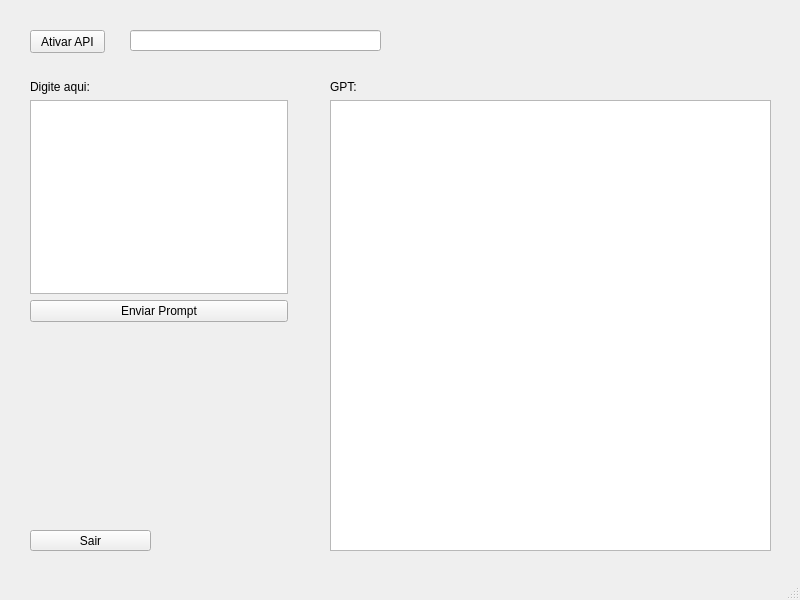
<?xml version="1.0" encoding="UTF-8"?>
<ui version="4.0">
 <class>MainWindow</class>
 <widget class="QMainWindow" name="MainWindow">
  <property name="geometry">
   <rect>
    <x>0</x>
    <y>0</y>
    <width>800</width>
    <height>600</height>
   </rect>
  </property>
  <property name="windowTitle">
   <string>MainWindow</string>
  </property>
  <widget class="QWidget" name="centralwidget">
   <widget class="QPushButton" name="btn_api_gpt">
    <property name="geometry">
     <rect>
      <x>30</x>
      <y>30</y>
      <width>75</width>
      <height>23</height>
     </rect>
    </property>
    <property name="text">
     <string>Ativar API</string>
    </property>
   </widget>
   <widget class="QLineEdit" name="api_gpt">
    <property name="geometry">
     <rect>
      <x>130</x>
      <y>30</y>
      <width>251</width>
      <height>21</height>
     </rect>
    </property>
   </widget>
   <widget class="QPushButton" name="btn_sair">
    <property name="geometry">
     <rect>
      <x>30</x>
      <y>530</y>
      <width>121</width>
      <height>21</height>
     </rect>
    </property>
    <property name="text">
     <string>Sair</string>
    </property>
   </widget>
   <widget class="QWidget" name="">
    <property name="geometry">
     <rect>
      <x>30</x>
      <y>80</y>
      <width>258</width>
      <height>242</height>
     </rect>
    </property>
    <layout class="QVBoxLayout" name="verticalLayout">
     <item>
      <widget class="QLabel" name="label">
       <property name="text">
        <string>Digite aqui: </string>
       </property>
      </widget>
     </item>
     <item>
      <widget class="QTextEdit" name="texto_prompt"/>
     </item>
     <item>
      <widget class="QPushButton" name="btn_enviar_prompt">
       <property name="text">
        <string>Enviar Prompt</string>
       </property>
      </widget>
     </item>
    </layout>
   </widget>
   <widget class="QWidget" name="">
    <property name="geometry">
     <rect>
      <x>330</x>
      <y>80</y>
      <width>441</width>
      <height>471</height>
     </rect>
    </property>
    <layout class="QVBoxLayout" name="verticalLayout_2">
     <item>
      <widget class="QLabel" name="label_2">
       <property name="text">
        <string>GPT:</string>
       </property>
      </widget>
     </item>
     <item>
      <widget class="QTextBrowser" name="gpt_texto"/>
     </item>
    </layout>
   </widget>
  </widget>
  <widget class="QMenuBar" name="menubar">
   <property name="geometry">
    <rect>
     <x>0</x>
     <y>0</y>
     <width>800</width>
     <height>21</height>
    </rect>
   </property>
  </widget>
  <widget class="QStatusBar" name="statusbar"/>
 </widget>
 <resources/>
 <connections>
  <connection>
   <sender>btn_sair</sender>
   <signal>clicked()</signal>
   <receiver>MainWindow</receiver>
   <slot>close()</slot>
   <hints>
    <hint type="sourcelabel">
     <x>90</x>
     <y>561</y>
    </hint>
    <hint type="destinationlabel">
     <x>399</x>
     <y>299</y>
    </hint>
   </hints>
  </connection>
 </connections>
</ui>
